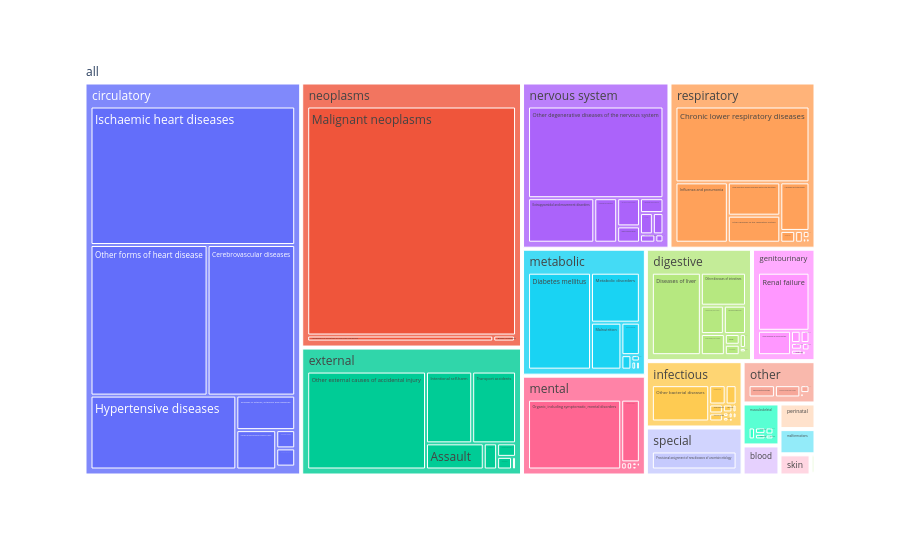

Notebook code for this chart:
### Code cell
fig = px.treemap(
    cod_all[(cod_all["simple_grouping"] != "total") & (cod_all["year"] == 2023)],
    path=[px.Constant("all"), "simple_grouping", "icd_sub_chapter"],
    values="deaths",
)
fig

### Figure 1 — Plotly figure (JSON) as saved in the notebook; plotly's stock layout.template omitted (floating-point values rounded to 4 significant figures; data arrays with more than 128 entries replaced by an {"elided": "..."} marker saying what was removed)
{"data": [{"branchvalues": "total", "domain": {"x": [0, 1], "y": [0, 1]}, "hovertemplate": "labels=%{label}<br>deaths=%{value}<br>parent=%{parent}<br>id=%{id}<extra></extra>", "ids": {"elided": "172 str values"}, "labels": {"elided": "172 str values"}, "name": "", "parents": {"elided": "172 str values"}, "type": "treemap", "values": {"elided": "172 float values"}}], "layout": {"legend": {"tracegroupgap": 0}, "margin": {"t": 60}}}
